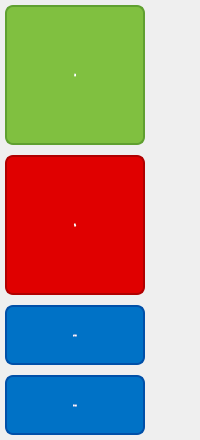
            <widget class="QFrame" name="frame_6">
             <property name="frameShape">
              <enum>QFrame::NoFrame</enum>
             </property>
             <property name="frameShadow">
              <enum>QFrame::Raised</enum>
             </property>
             <layout class="QVBoxLayout" name="verticalLayout_4">
              <property name="spacing">
               <number>0</number>
              </property>
              <property name="leftMargin">
               <number>0</number>
              </property>
              <property name="topMargin">
               <number>0</number>
              </property>
              <property name="rightMargin">
               <number>0</number>
              </property>
              <property name="bottomMargin">
               <number>0</number>
              </property>
              <item>
               <widget class="QPushButton" name="n_buttonStartTest">
                <property name="sizePolicy">
                 <sizepolicy hsizetype="Fixed" vsizetype="Fixed">
                  <horstretch>0</horstretch>
                  <verstretch>0</verstretch>
                 </sizepolicy>
                </property>
                <property name="minimumSize">
                 <size>
                  <width>150</width>
                  <height>150</height>
                 </size>
                </property>
                <property name="maximumSize">
                 <size>
                  <width>150</width>
                  <height>150</height>
                 </size>
                </property>
                <property name="font">
                 <font>
                  <family>Microsoft YaHei</family>
                  <pointsize>-1</pointsize>
                  <weight>75</weight>
                  <italic>false</italic>
                  <bold>true</bold>
                 </font>
                </property>
                <property name="styleSheet">
                 <string notr="true">QPushButton#n_buttonStartTest {
    background-color: #80C040; /* greenish */
    color: white;
    font: bold 24px &quot;Microsoft YaHei&quot;; 
    border-radius: 8px;
    padding: 12px 24px;
    border: 2px solid #60A030;
    margin: 5px;
}

QPushButton#n_buttonStartTest:hover {
    background-color: #90D050; 
}

QPushButton#n_buttonStartTest:pressed {
    background-color: #70B030; 
}</string>
                </property>
                <property name="text">
                 <string>开始
试验</string>
                </property>
               </widget>
              </item>
              <item>
               <widget class="QPushButton" name="m_buttonStopTest">
                <property name="sizePolicy">
                 <sizepolicy hsizetype="Fixed" vsizetype="Fixed">
                  <horstretch>0</horstretch>
                  <verstretch>0</verstretch>
                 </sizepolicy>
                </property>
                <property name="minimumSize">
                 <size>
                  <width>150</width>
                  <height>150</height>
                 </size>
                </property>
                <property name="maximumSize">
                 <size>
                  <width>150</width>
                  <height>150</height>
                 </size>
                </property>
                <property name="font">
                 <font>
                  <family>Microsoft YaHei</family>
                  <pointsize>-1</pointsize>
                  <weight>75</weight>
                  <italic>false</italic>
                  <bold>true</bold>
                 </font>
                </property>
                <property name="styleSheet">
                 <string notr="true">QPushButton#m_buttonStopTest {
    background-color: #E00000; /* bright red */
    color: white;
    font: bold 24px &quot;Microsoft YaHei&quot;;
    border-radius: 8px;
    padding: 12px 24px;
    border: 2px solid #B00000;
    margin: 5px;
}

QPushButton#m_buttonStopTest:hover {
    background-color: #F00000;
}

QPushButton#m_buttonStopTest:pressed {
    background-color: #C00000;
}</string>
                </property>
                <property name="text">
                 <string>停止
试验</string>
                </property>
               </widget>
              </item>
              <item>
               <widget class="QPushButton" name="m_buttonSaveReport">
                <property name="minimumSize">
                 <size>
                  <width>150</width>
                  <height>70</height>
                 </size>
                </property>
                <property name="maximumSize">
                 <size>
                  <width>150</width>
                  <height>70</height>
                 </size>
                </property>
                <property name="font">
                 <font>
                  <family>Microsoft YaHei</family>
                  <pointsize>-1</pointsize>
                  <weight>75</weight>
                  <italic>false</italic>
                  <bold>true</bold>
                 </font>
                </property>
                <property name="styleSheet">
                 <string notr="true">QPushButton#m_buttonSaveReport {
    background-color: #0072C6;
    color: white;
    font: bold 24px &quot;Microsoft YaHei&quot;;
    border-radius: 8px;
    padding: 10px 20px;
    border: 2px solid #0050A8;
    margin: 5px;
}
</string>
                </property>
                <property name="text">
                 <string>保存报告</string>
                </property>
               </widget>
              </item>
              <item>
               <widget class="QPushButton" name="m_buttonClearResult">
                <property name="minimumSize">
                 <size>
                  <width>150</width>
                  <height>70</height>
                 </size>
                </property>
                <property name="maximumSize">
                 <size>
                  <width>150</width>
                  <height>70</height>
                 </size>
                </property>
                <property name="font">
                 <font>
                  <family>Microsoft YaHei</family>
                  <pointsize>-1</pointsize>
                  <weight>75</weight>
                  <italic>false</italic>
                  <bold>true</bold>
                 </font>
                </property>
                <property name="styleSheet">
                 <string notr="true">QPushButton#m_buttonClearResult {
    background-color: #0072C6;
    color: white;
    font: bold 24px &quot;Microsoft YaHei&quot;;
    border-radius: 8px;
    padding: 10px 20px;
    border: 2px solid #0050A8;
    margin: 5px;
}</string>
                </property>
                <property name="text">
                 <string>清空结果</string>
                </property>
               </widget>
              </item>
             </layout>
            </widget>
